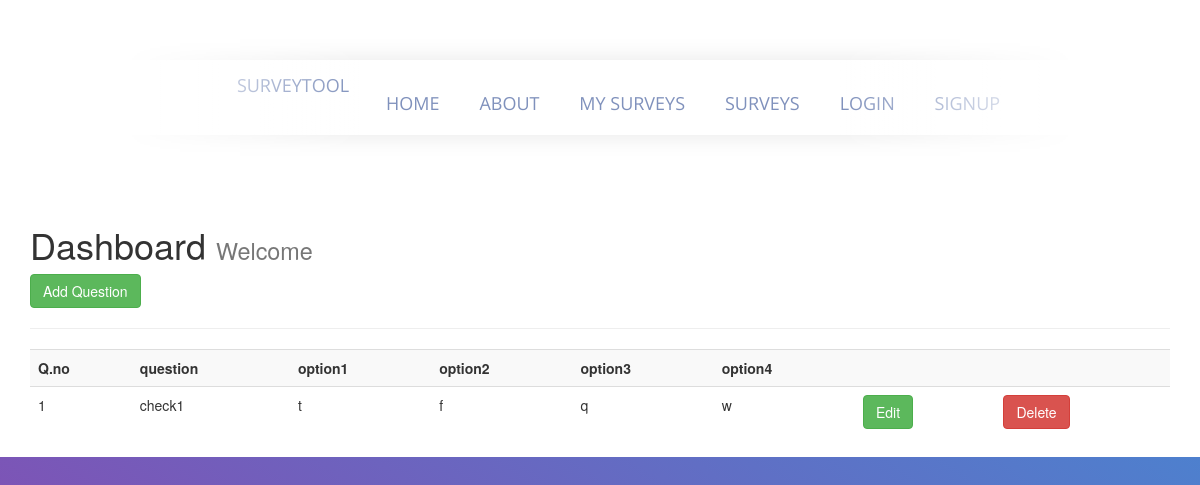
Screenshot of /61/ with the database file from the repository.
### survey/models.py (models this page shows)
class questions(models.Model):
	questionid=models.IntegerField(default=0)
	question=models.CharField(max_length=200,default='question')
	option1=models.CharField(max_length=100)
	option2=models.CharField(max_length=100)
	option3=models.CharField(max_length=100,null=True)
	option4=models.CharField(max_length=100,null=True)
	count1=models.IntegerField(default=0)
	count2=models.IntegerField(default=0)
	count3=models.IntegerField(default=0)
	count4=models.IntegerField(default=0)
	yid=models.IntegerField(default=0)

### survey/views.py (the view)
# urls.py: url(r'^(?P<sid>[0-9]+)/$',survey_views.dashboard,name='dashboard'),
def dashboard(request,sid):
    ques_num=questions.objects.filter(yid=sid).count()
    ques=questions.objects.all()
    if ques_num > 0:
        return render(request,'survey/dashboard.html',{'questions': ques,'sid':sid})
    else:
        msg='No questions found'
        return render(request,'survey/dashboard.html',{'msg':msg})

### survey/templates/survey/dashboard.html (shortened to what this page needs)
{% extends "layout.html" %}
{% block body %}
    <h1>Dashboard <small> Welcome {{user.username}}</small></h1>
    <a class="btn btn-success" href="/addquestion">Add Question</a>
    <hr>
    <table class="table table-striped">
        <tr>
            <th>Q.no</th>
            <th>question</th>
            <th>option1</th>
            <th>option2</th>
            <th>option3</th>
            <th>option4</th>
            <th></th>
            <th></th>
        </tr>
        {% for question in questions %}
            {% if question.yid is sid|add:"0" %}
            <tr>
                <td>{{question.questionid}}</td>
                <td>{{question.question}}</td>
                <td>{{question.option1}}</td>
                <td>{{question.option2}}</td>
                {% if not question.option3 %}
                <td>Not Given</td>
                {% else %}
                <td>{{question.option3}}</td>
                {% endif %}
                {% if not question.option4 %}
                <td>Not Given</td>
                {% else %}
                <td>{{question.option4}}</td>
                {% endif %}
                <td><a href="editquestion/{{question.questionid}}" class="btn btn-success">Edit</a></td>
                <td>
                        <form action="deletequestion/{{question.questionid}}" method="post">
                            <input type="submit" value="Delete" class="btn btn-danger">
                        </form>
                    </td>
            </tr>
            {% endif %}
        {% endfor %}
    </table>
{% endblock %}

### survey/static/_navbar.css (style rules this page uses)
html { height:100%; background-image: linear-gradient(to right top, #8e44ad 0%, #3498db 100%); }

### rows the page displays
questions: questionid "1", question "check1", option1 "t", option2 "f", option3 "q", option4 "w"
